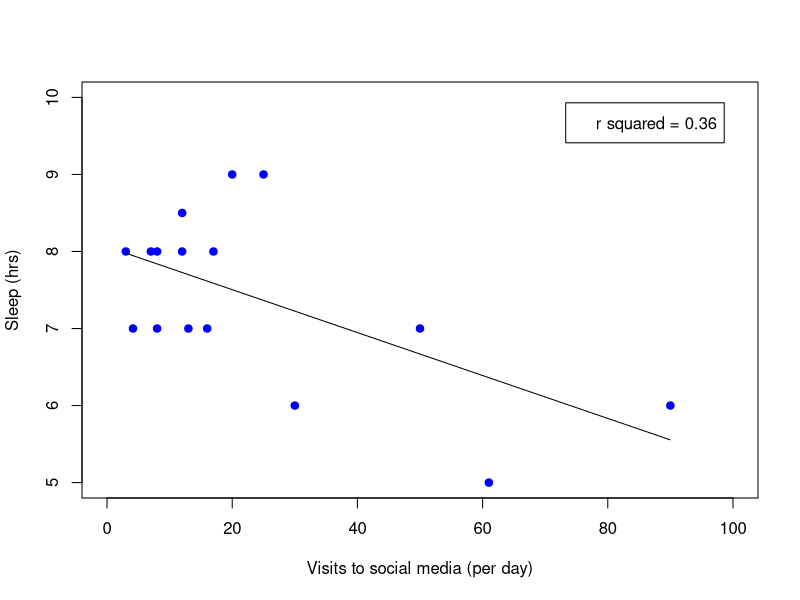
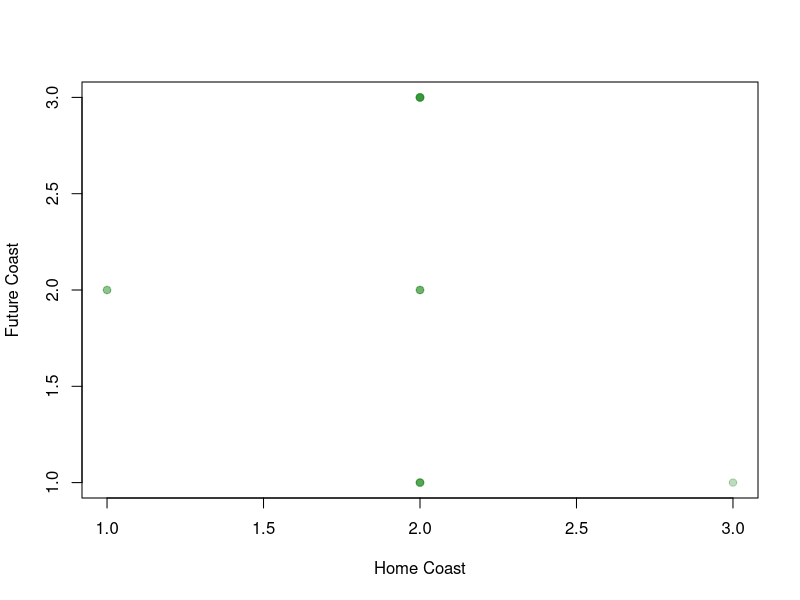

The R script that drew these images, in order: (Note: this script raises an error after producing the figures.)
## ---- chunk 1
library(knitr)
opts_knit$set(root.dir = '../')
## ---- chunk 2
classdata <- read.csv("student_data/classdata.csv")
classdata$social <- with (classdata, facebook+instagram+snapchat)
color<- c("blue", "forest green", "gray")
library(plotrix)
model <- lm(sleep_hrs ~ social, data=classdata)
plot(sleep_hrs ~ social, data=classdata,
     col="blue", pch =19, ylim = c(5, 10), xlim=c(0, 100),
     xlab="Visits to social media (per day)", ylab="Sleep (hrs)")
ablineclip(model, x1=min(classdata$social), x2=max(classdata$social))
r2mod <- round(summary(model)$r.squared, 2)
legend("topright", "r squared = 0.36", inset=0.05)
## ---- chunk 3

classdata$coast <- ifelse(classdata$future_state %in%
                                  c("california", "colorado", "hawaii"), 
                                "west", 
                                "undecided")

classdata$coast <- ifelse(classdata$future_state %in%
                            c("massachutes", "new_jersey", "washington", "vermont"), 
                          "east",
                            classdata$coast)

classdata$current <- ifelse(classdata$home_city_state %in%
                               c("vermont", "pennsylvania", "new_york", "maryland",
                                 "massachutes", "new_jersey", "north_carolina",
                                 "district_of_columbia", "connecticut", "rhode_island"),
                             "east", "international")

classdata$current <- ifelse(classdata$home_city_state %in%
                              c("califorinia"), "west", classdata$current)

classdata$location_now <- ifelse(classdata$current %in%
                                "west", "1", "3")
classdata$location_now <-ifelse(classdata$current %in%
                              "east", "2", classdata$location)
classdata$future <- ifelse(classdata$coast %in%
                             "west", "1", "3")
classdata$future <- ifelse(classdata$coast %in%
                             "east", "2", classdata$future)
library(plotrix)
library(scales)
clr <- c("forest green")
colors_fade <- alpha(clr, .30)

plot(future ~ location_now, data=classdata,
     col=colors_fade, pch=19,
     xlab="Home Coast", ylab="Future Coast")

## ---- chunk 4

library(plotrix)


plot(pain_tolerance ~ temp_pref, data=classdata,
     xlab="Temperature Preference", ylab="Pain Tolerance (Scale of 1-8)",
     ylim=c(1,8))
